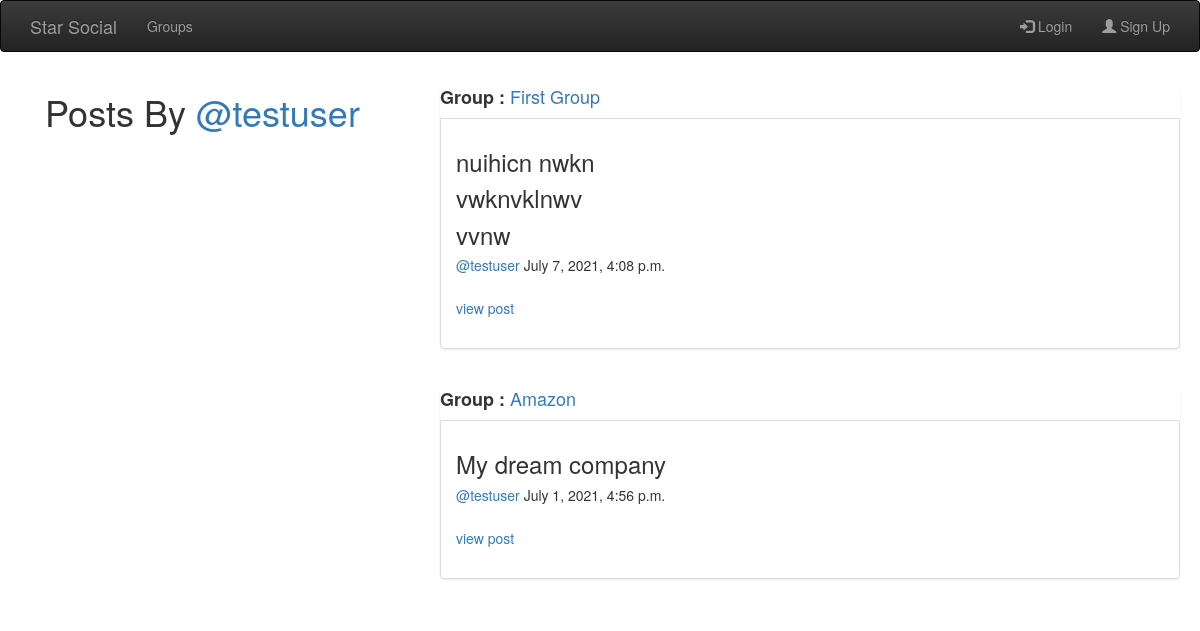
Screenshot of /posts/by/testuser/ with the database file from the repository.
### posts/models.py (models this page shows, shortened)
class Post(models.Model):
    user = models.ForeignKey(User,related_name='posts',on_delete=models.CASCADE)
    created_at = models.DateTimeField(auto_now=True)
    message = models.TextField()
    message_html = models.TextField(editable=False)
    group = models.ForeignKey(Group,related_name='posts',null=True,blank=True,on_delete=models.CASCADE)
    class Meta:
        ordering = ['-created_at']
        unique_together = ['user','message']

### groups/models.py (models this page shows, shortened)
class Group(models.Model):
    name = models.CharField(max_length=255,unique=True)
    slug = models.SlugField(allow_unicode=True,unique=True)
    description = models.TextField(blank=True,default='')
    description_html = models.TextField(editable=False,default='',blank=True)
    members = models.ManyToManyField(User,through='GroupMember')
    def __str__(self):
        return self.name
    class Meta:
        ordering = ['name']

### posts/views.py (the view)
# urls.py: url(r'^by/(?P<username>[-\w]+)/$',views.UserPosts.as_view(),name='for_user'),
class UserPosts(generic.ListView):
    model = models.Post
    template_name = 'posts/user_post_list.html'
    def get_queryset(self):
        try:
            self.post_user = User.objects.prefetch_related('posts').get(username__iexact=self.kwargs.get('username'))
        except User.DoesNotExist:
            raise Http404
        else:
            return self.post_user.posts.all()
    def get_context_data(self,**kwargs):
        context = super().get_context_data(**kwargs)
        context['post_user'] = self.post_user
        return context

### posts/templates/posts/user_post_list.html (shortened to what this page needs)
{% extends "posts/post_base.html" %}
{% block prepost %}
    {% if user.username == post_user %}
    <div class="col-md-4">
        <h1> Hello <a href="{% url 'posts:for_user' username=user.username %}"> @{{user.username}} </a></h1>
        <h2> Your Posts..  </h2>
    </div>
    {% else %}
    <div class="col-md-4">
        <h1> Posts By <a href="{% url 'posts:for_user' username=user.username %}"> @{{post_user}} </a></h1>
    </div>
    {% endif %}
{% endblock %}
{% block post_content %}
    <div class="col-md-8">
        <div class="card card-with-shadow">
            {% for post in post_list %}
                {% include "posts/_post.html" %}
            {% endfor %}
        </div>
    </div>
{% endblock %}

### posts/templates/posts/_post.html (shortened to what this page needs)
<div class="post media zoom">
    <div class="list-group">
        <h4> <b> Group : </b> <a href="{% url 'groups:single' slug=post.group.slug %}">  {{ post.group }} </a></h4>
        <div class="list-group-item">
            <h3>{{post.message_html|safe}}</h3>
            <div class="media-body">
                <h5 class="media-heading">
                    <span class="username">
                        <a href="{% url 'posts:for_user' username=post.user.username %}">@{{post.user.username}}</a>
                    </span>
                    <time class="time">
                        {{post.created_at}}
                    </time>
                </h5>
                <br>
                <a href="{% url 'posts:single' username=post.user.username pk=post.pk %}">view post</a>
                <div class="media-footer">
                <br>
                </div>
            </div>
        </div>
    </div>
</div>

### posts/templates/posts/_post.html (style rules this page uses)
.zoom { padding: 5px; transition: transform .2s; margin: 0 auto; }

### rows the page displays
Post: group "First Group", message_html "nuihicn nwkn vwknvklnwv vvnw", user.username "testuser", created_at "July 7, 2021, 4:08 p.m."
Post: group "Amazon", message_html "My dream company", user.username "testuser", created_at "July 1, 2021, 4:56 p.m."

### other values shown
{{ post_user }} "testuser"
